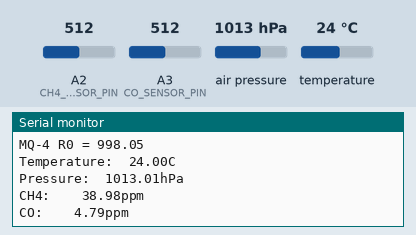
This sketch was run on a simulated Arduino Nano, built with avr-gcc and run on an emulated ATmega328P. Shown: the last lines printed to the serial monitor. Wiring (inferred from the names in the program): BMP180 pressure sensor at I2C address 0x77. The test bench sets the inputs (shaded band); at power-on: air pressure 1013 hPa, A2 (CH4_SENSOR_PIN) = 512, A3 (CO_SENSOR_PIN) = 512, temperature 24 °C.

Above: at 3.2 s.
3.3 s: air pressure set to 952 hPa
5.2 s: A2 (CH4_SENSOR_PIN) set to 716
At 6.0 s:
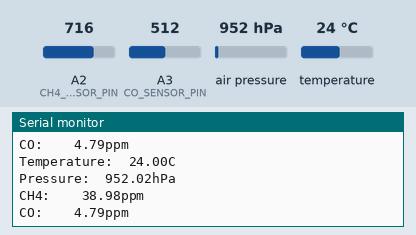
7.1 s: A3 (CO_SENSOR_PIN) set to 716
At 8.8 s:
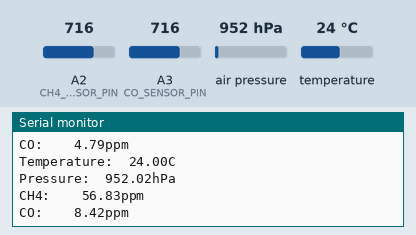
9.0 s: temperature set to 12 °C
10.9 s: A2 (CH4_SENSOR_PIN) set to 992
At 12.4 s:
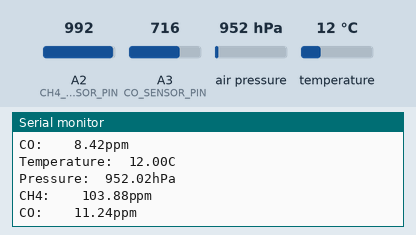
12.8 s: A3 (CO_SENSOR_PIN) set to 992
At 15.4 s:
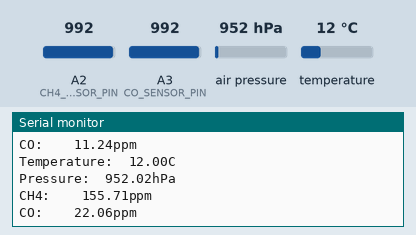
Timing chart, 0 to 15.7 s (numbered marks = the images above; inputs shaded):
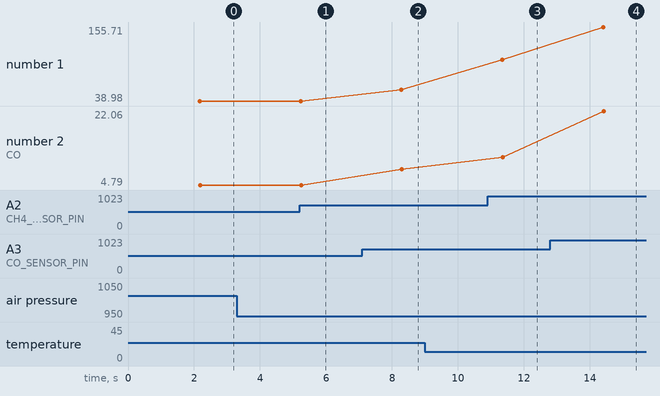

Measured:
- after the input at 7.1 s, the serial monitor: prints a new line after 1.2 s (image 2)
- after the input at 10.9 s, the serial monitor: prints a new line after 0.44 s (image 3)
- after the input at 12.8 s, the serial monitor: prints a new line after 1.6 s (image 4)
- plotted number 1: 56.83 → 103.88 after the input at 10.9 s
- plotted number 2: 4.79 → 8.42 after the input at 7.1 s, 11.24 → 22.06 after the input at 12.8 s

The sketch:

data_transmitter.ino
```cpp
#include <Wire.h>
#include <SoftwareSerial.h>
#include <math.h>

//////////////////////////////////////////////////
// GENERAL PURPOSE DECLARATIONS AND DEFINITIONS //
//////////////////////////////////////////////////
#define SIZEOF_SHORT 2
#define SIZEOF_LONG 4

// powers of two
// these macros are defined so we replace repetitive calls to pow(2, x), which take a lot of time
#define TWO_POW_2 4
#define TWO_POW_4 16
#define TWO_POW_8 256
#define TWO_POW_11 2048
#define TWO_POW_12 4096
#define TWO_POW_13 8192
#define TWO_POW_15 32768
#define TWO_POW_16 65536

////////////////////////////////////////////////////
// MQ-4/MQ-7 RELATED DECLARATIONS AND DEFINITIONS //
////////////////////////////////////////////////////

#define CO_TYPE 7
#define CH4_TYPE 4

#define CH4_SENSOR_PIN A2
#define CO_SENSOR_PIN A3

#define RL 1000                                                       // Ohm; Load resistance on the MQ breakout boards

#define convert_to_voltage(value) ((float) (value * 5.0 / 1023.0))    // converts an integer between 0 and 1023 into a double between 0 and 5

#define MAX_READING_HISTORY 10                                        // used for setting how many previous readings should be recorded

/**
 * @brief Data structure for MQ breakout boards
 */
typedef struct MQ
{
  uint8_t pin;                                                        // the pin the board is connected to
  uint8_t type;                                                       // type of sensor installed on board; 7 - CO, 4 - CH4
  float r0;                                                           // sensor resistance in clean air
  float coef_a;                                                       // used in calculations of real ppm
  float coef_b;                                                       // used in calculation of real ppm
  uint16_t prev_readings[MAX_READING_HISTORY];                        // stores the previous readings
  uint8_t prev_reading_index;                                         // index of latest entry in array
  bool initial_sequence_done;                                         // if the previous reading array is not filled yet, we must ignore the 0's inside when averaging
} MQ;

// Variables for each used sensor
MQ co, ch4;

/**
 * @brief Calculates the value of the resistance in clean air.
 * This function is called when the node is powered up.
 * It assumes that the sensor is in clean air.
 * If not in clean air, or the values look weird,
 * reset the Arduino using the on-board button
 *
 * @param sensor the sensor structure
 * @param clean_air_ratio RS/R0 in clean air, according to the datasheet
 * @return double the value of r0
 **/
double get_r0(const MQ sensor, const uint8_t clean_air_ratio)
{
  uint16_t raw_value = analogRead(sensor.pin);                          // read the raw data from the sensor
  float voltage = convert_to_voltage(raw_value);                        // convert the read value to a voltage
  float r0 = (((5.0 * RL) / voltage) - RL) / clean_air_ratio;           // derived from the voltage divider formula; clean_air_ration only needed here
  return r0;
}

/**
 * @brief Initializes the MQ structure.
 */
void init_mq(MQ* sensor, const uint8_t pin, const uint8_t type, const float coef_a, const float coef_b)
{
  sensor->pin = pin;
  sensor->type = type;
  sensor->coef_a = coef_a;
  sensor->coef_b = coef_b;

  if (type == CO_TYPE)
  {
    sensor->r0 = get_r0(*sensor, 10);
  }
  else
  {
    sensor->r0 = get_r0(*sensor, 1);
  }

  for (uint8_t i = 0; i < MAX_READING_HISTORY; i++)
  {
    sensor->prev_readings[i] = 0;
  }

  sensor->prev_reading_index = 0;
  sensor->initial_sequence_done = false;
}

/**
 * @brief Calculates and returns the actual ppm value for the specified sensor.
 * Not used because it is subject to transient errors,
 * but it is still good to have it around
 */
double get_ppm(const MQ sensor)
{
  uint16_t raw_value = analogRead(sensor.pin);                          // read the raw data from the sensor
  float voltage = convert_to_voltage(raw_value);                        // convert the read value to a voltage
  float rs = ((5.0 * RL) / voltage) - RL;                               // derived from the voltage divider formula
  float ratio = rs / sensor.r0;                                         // calculate the resistance ratio
  return sensor.coef_a * pow(ratio, sensor.coef_b);                     // plug the ratio in the exponential function with set coefficients
}

/**
 * @brief Calculates and returns the averaged ppm value for the last MAX_READING_HISTORY readings.
 * Much like get_ppm(), but it also uses the previous readings' array,
 * and it also averages the values found there
 *
 * By using get_averaged_ppm we get more stable values
 */
double get_averaged_ppm(MQ* sensor)
{
  uint16_t crt_reading = analogRead(sensor->pin);

  sensor->prev_readings[sensor->prev_reading_index++] = crt_reading;
  if (sensor->prev_reading_index == MAX_READING_HISTORY)
  {
    sensor->initial_sequence_done = true;
  }
  sensor->prev_reading_index %= MAX_READING_HISTORY;

  float reading_average = 0;
  for (uint8_t i = 0; i < MAX_READING_HISTORY; i++)
  {
    reading_average += sensor->prev_readings[i];
  }
  reading_average /= (sensor->initial_sequence_done ? MAX_READING_HISTORY : sensor->prev_reading_index);

  // convert the reading average to a ppm value
  float voltage = convert_to_voltage(reading_average);
  float rs = ((5.0 * RL) / voltage) - RL;
  float ratio = rs / sensor->r0;
  return sensor->coef_a * pow(ratio, sensor->coef_b);
}

/////////////////////////////////////////////////
// BMP180 RELATED DECLARATIONS AND DEFINITIONS //
/////////////////////////////////////////////////

// BMP180 specific macros
#define BMP180_I2C_ADDR 0x77
#define BMP180_COMMAND_REGISTER_ADDRESS 0xF4
#define BMP180_STATUS_REGISTER_ADDRESS 0xF6
#define BMP180_COMMAND_TEMPERATURE 0x2E
// 0x34 + (oss << 6), where oss = [0, 3]
#define BMP180_COMMAND_PRESSURE0 0x34
#define BMP180_COMMAND_PRESSURE1 0x74
#define BMP180_COMMAND_PRESSURE2 0xB4
#define BMP180_COMMAND_PRESSURE3 0xF4

// variables for calibration data of the BMP180
int16_t ac1, ac2, ac3, b1, b2, mb, mc, md;
uint16_t ac4, ac5, ac6;

/**
 * @brief Reads bytes from the specified register address of the BMP180 module
 * using I2C. The value read will be stored at the address pointed
 * by the second parameter.
 *
 * @param start_addr the source address
 * @param values the destination address
 * @param len number of bytes
 * @return int 0 if ok, -1 if error
 */
int read_bytes(const byte start_addr, byte* values, const size_t len)
{
  // send the address of the register you wish to read from
  Wire.beginTransmission(BMP180_I2C_ADDR);
  Wire.write(start_addr);
  int _error = Wire.endTransmission();

  if (_error == 0)
  {
    Wire.requestFrom(BMP180_I2C_ADDR, len);

    // wait for data to be available
    while (Wire.available() < len);
    // read the bytes
    for (size_t i = 0; i < len; i++)
    {
      values[i] = Wire.read();
    }
    return 0;
  }

  return -1;
}

/**
 * @brief Wrapper of read_bytes() for reading short values from the BMP180 module.
 *
 * @param start_addr the source address
 * @param value the destination address - pointer to a short variable
 * represented as int16_t
 * @return int 0 if ok, -1 if error
 */
int read_short(const byte start_addr, int16_t* value)
{
  byte byte_value[SIZEOF_SHORT];
  int _error = read_bytes(start_addr, byte_value, SIZEOF_SHORT);

  if (_error == -1)
  {
    return -1;
  }
  else
  {
    *value = (int16_t) (byte_value[0] << 8 | byte_value[1]);
    return 0;
  }
}

/**
 * @brief Wrapper of read_bytes() for reading unsigned short values from the BMP180 module.
 *
 * @param start_addr the source address
 * @param value the destination address - pointer to an unsigned short variable
 * represented as uint16_t
 * @return int 0 if ok, -1 if error
 */
int read_ushort(const byte start_addr, uint16_t* value)
{
  byte byte_value[SIZEOF_SHORT];
  int _error = read_bytes(start_addr, byte_value, SIZEOF_SHORT);

  if (_error == -1)
  {
    return -1;
  }
  else
  {
    // swaps bytes
    *value = ((uint16_t) byte_value[0] << 8 | (uint16_t) byte_value[1]);
    return 0;
  }
}

/**
 * @brief Wrapper of read_bytes() for reading long values
 * from the BMP180 module.
 *
 * @param start_addr the source address
 * @param value the destination address - pointer to a long variable
 * represented as int32_t
 * @return int 0 if ok, -1 if error
 */
int read_long(const byte start_addr, uint32_t* value) // !!
{
  byte byte_value[SIZEOF_LONG];
  int _error = read_bytes(start_addr, byte_value, SIZEOF_LONG);

  if (_error == -1)
  {
    return -1;
  }
  else
  {
    *value = 0;
    for (size_t i = 0; i < 4; i++)
    {
      *value = *value | (int32_t) byte_value[i] << (8 * (SIZEOF_LONG - i - 1));
    }
    return 0;
  }
}

/**
 * @brief Wrapper of read_bytes() for reading unsigned long values
 * from the BMP180 module.
 *
 * @param start_addr the source address
 * @param value the destination address - pointer to an unsigned long variable
 * represented as uint32_t
 * @return int 0 if ok, -1 if error
 */
int read_ulong(const byte start_addr, uint32_t* value)
{
  byte byte_value[SIZEOF_LONG];
  int _error = read_bytes(start_addr, byte_value, SIZEOF_LONG);

  if (_error == -1)
  {
    return -1;
  }
  else
  {
    *value = 0;
    for (size_t i = 0; i < 4; i++)
    {
      *value = *value | (uint32_t) byte_value[i] << (8 * (SIZEOF_LONG - i - 1));
    }
    return 0;
  }
}

/**
 * @brief Writes bytes to the specified register address of the BMP180 module
 * using I2C. The value to be written will be taken from the address pointed
 * by the second parameter.
 *
 * @param start_addr the destination address
 * @param values the source address
 * @param len number of bytes
 * @return int 0 if ok, -1 if error
 */
int write_bytes(const byte start_addr, const byte* value, const size_t len)
{
  Wire.beginTransmission(BMP180_I2C_ADDR);
  Wire.write(&start_addr, 1);
  Wire.write(value, len);
  int _error = Wire.endTransmission();
  if (_error == 0)
  {
    return 0;
  }

  return -1;
}

/**
 * @brief Reads all the calibration constants needed
 * for temperature and pressure calculation from the ROM of the BMP180.
 *
 * @return int 0 if all reads were successful, -1 if not
 */
int read_calibration_data()
{
  if (read_short(0xAA, &ac1) == -1 ||
      read_short(0xAC, &ac2) == -1 ||
      read_short(0xAE, &ac3) == -1 ||
      read_ushort(0xB0, &ac4) == -1 ||
      read_ushort(0xB2, &ac5) == -1 ||
      read_ushort(0xB4, &ac6) == -1 ||
      read_short(0xB6, &b1) == -1 ||
      read_short(0xB8, &b2) == -1 ||
      read_short(0xBA, &mb) == -1 ||
      read_short(0xBC, &mc) == -1 ||
      read_short(0xBE, &md) == -1
  )
  {
    // failed to read constants
    return -1;
  }

  return 0;

}

/**
 * @brief Reads the raw temperature reading from the BMP180.
 *
 * @return int32_t 0 if all the operations were successful,
 * and we have a raw temperature reading, -1 if not
 */
int32_t read_uncompensated_temperature_value()
{
  int32_t ut;
  byte byte_to_send = 0x2E;

  int _error = write_bytes(BMP180_COMMAND_REGISTER_ADDRESS, &byte_to_send, 1);

  if (_error == -1)
  {
    return -1;
  }

  delay(5);

  byte received_bytes[2];
  _error = read_bytes(BMP180_STATUS_REGISTER_ADDRESS, received_bytes, 2);

  if (_error == -1)
  {
    return -1;
  }

  ut = 0;
  ut = (uint32_t)received_bytes[0] << 8 | (uint32_t)received_bytes[1];

  return ut;
}

/**
 * @brief Reads the raw temperature reading from the BMP180.
 * Must be called after read_uncompensated_temperature_value()
 *
 * @param oss Oversampling setting for pressure reading.
 * Refer to the datasheet of the module.
 * @return int32_t 0 if all the operations were successful,
 * and we have a raw pressure reading, -1 if not
 */
int32_t read_uncompensated_pressure_value(uint8_t oss)
{
  int32_t up = 0;
  byte byte_to_send;
  uint8_t delay_period;
  switch (oss)
  {
    case 0:
    {
      byte_to_send = BMP180_COMMAND_PRESSURE0;
      delay_period = 5;
      break;
    }
    case 1:
    {
      byte_to_send = BMP180_COMMAND_PRESSURE1;
      delay_period = 8;
      break;
    }
    case 2:
    {
      byte_to_send = BMP180_COMMAND_PRESSURE2;
      delay_period = 14;
      break;
    }
    case 3:
    {
      byte_to_send = BMP180_COMMAND_PRESSURE3;
      delay_period = 26;
      break;
    }
    default:
    {
      return -1;
    }
  }

  int _error = write_bytes(BMP180_COMMAND_REGISTER_ADDRESS, &byte_to_send, 1);
  delay(delay_period);

  if (_error == -1)
  {
    return -1;
  }

  byte received_bytes[3];
  _error = read_bytes(BMP180_STATUS_REGISTER_ADDRESS, received_bytes, 3);

  if (_error == -1)
  {
    return -1;
  }
  up = ((uint32_t)received_bytes[0] << 16 | (uint32_t)received_bytes[1] << 8 | (uint32_t)received_bytes[2]) >> (8 - oss);
  return up;
}

/**
 * @brief Computes the true temperature value
 * based on a raw temperature reading.
 * Must be called after read_uncompensated_*().
 * For the mathematical formulas, refer to the datasheet of the module.
 *
 * @param ut The uncompensated/raw temperature reading
 * @param b5 Pointer to a numerical value needed
 * for both true temperature and true pressure calculation.
 * Because of this, it must be considered a parameter and not a local variable
 * @return int32_t The true temperature in 0.1 degrees C
 */
int32_t calculate_true_temperature(int32_t ut, int32_t* b5)
{
  int32_t x1 = (ut - ac6) * ac5 / TWO_POW_15;
  int32_t x2 = (int32_t)mc * TWO_POW_11 / (x1 + md); // cast the first because it might overflow from its datatype
  *b5 = x1 + x2;
  int32_t t = (*b5 + 8) / TWO_POW_4;
  return t;
}

/**
 * @brief Computes the true temperature value
 * based on a raw temperature reading.
 * Must be called after read_uncompensated_*() and calculate_true_temperature().
 * For the mathematical formulas, refer to the datasheet of the module.
 *
 * @param up The uncompensated/raw pressure reading
 * @param oss Oversampling setting for pressure reading.
 * Refer to the datasheet of the module.
 * @param b5 Numerical value needed
 * for both true temperature and true pressure calculation.
 * Because of this, it must be considered a parameter and not a local variable
 * @return int32_t The true pressure in hPa
 */
int32_t calculate_true_pressure(int32_t up, int32_t oss, int32_t b5)
{
  int32_t b6 = b5 - 4000;
  int32_t x1 = (b2 * ((int64_t)b6 * (int64_t)b6 / TWO_POW_12)) / TWO_POW_11;
  int32_t x2 = ac2 * b6 / TWO_POW_11;
  int32_t x3 = x1 + x2;
  int32_t b3 = ((((uint32_t)ac1 * 4 + (uint32_t)x3) << oss) + 2) / 4; // always cast to unsigned before shifting
  x1 = ac3 * b6 / TWO_POW_13;
  x2 = (b1 * (b6 * b6 / TWO_POW_12)) / TWO_POW_16;
  x3 = ((x1 + x2) + 2) / 4;
  uint32_t b4 = ac4 * (uint32_t)(x3 + 32768) / TWO_POW_15;
  uint32_t b7 = ((uint32_t)up - b3) * ((uint32_t)50000 >> oss);

  int32_t p;
  if (b7 < 0x80000000)
  {
    p = (b7 * 2) / b4;
  }
  else
  {
    p = (b7 / b4) * 2;
  }
  x1 = (p / TWO_POW_8) * (p / TWO_POW_8);
  x1 = (x1 * 3038) / TWO_POW_16;
  x2 = (-7357 * p) / TWO_POW_16;
  p = p + (x1 + x2 + 3791) / TWO_POW_4;
  return p;
}

/**
 * @brief Calls the read_uncompensated_*() and calculate_true_*() functions
 * in the correct order and outputs the temperature and pressure
 * through one single convenient call.
 * Use this to get what you need from the BMP180 sensor.
 *
 * @param p Address where the true pressure will be stored
 * @param t Address where the true temperature will be stored
 * @return int32_t 0 if ok, -1 if error
 */
int32_t get_bmp_values(int32_t* p, int32_t* t)
{
  int32_t ut = read_uncompensated_temperature_value();

  if (ut == -1)
  {
    return -1;
  }

  uint8_t oss = 3;
  int32_t up = read_uncompensated_pressure_value(oss);


  if (up == -1)
  {
    return -1;
  }

  int32_t b5 = 0;
  *t = calculate_true_temperature(ut, &b5);

  *p = calculate_true_pressure(up, oss, b5);

  return 0;
}

////////////////////////////////////////////////
// HC-05 RELATED DECLARATIONS AND DEFINITIONS //
////////////////////////////////////////////////

// Bluetooth Serial interface specific macros
#define BT_SERIAL_TX_PIN 2
#define BT_SERIAL_RX_PIN 3

// Object instantiation for the software-emulated serial interface
SoftwareSerial BTSerial(BT_SERIAL_RX_PIN, BT_SERIAL_TX_PIN);

/**
 * @brief Data structure used for transferring
 * data fetched from the sensors to the HC-05.
 * The sensors will output 4 int32_t values
 * through the use of the previous functions.
 * These values will be transferred to the HC-05 (bluetooth module)
 * as an array of 16 bytes.
 *
 */
typedef union {
  struct {
    int32_t temperature;
    int32_t pressure;
    int32_t ch4_ppm;
    int32_t co_ppm;
  } values;
  byte bin[16];
} payload;

/**
 * @brief Conversion function for the payload.
 * Use this if the receiving Bluetooth device is based on a different endianess
 * than the Arduino Nano. (i.e. Android phones)
 *
 * @param msg Pointer to the union holding the data to be sent
 */
void convert(payload* msg);

void convert(payload* msg)
{
  byte* aux = new byte(16);
  memcpy(aux, msg->bin, (size_t) 16);

  for (int i = 0; i < 4; i++)
  {
    for (int j = 0; j < 4; j++)
    {
      msg->bin[4 * i + j] = aux[4 * i + 3 - j];
    }
  }

  delete(aux);
}

/////////////////////////////////////////////
// ARDUINO IDE FRAMEWORK RELATED FUNCTIONS //
/////////////////////////////////////////////

void setup() {
  Wire.begin();
  Serial.begin(9600);
  Serial.println("Waiting for current stabilization throughout the circuit...");
  delay(2000);
  Serial.println("Initializing HC-05...");
  BTSerial.begin(9600);

  // Init BMP-180
  Serial.println("Initializing BMP-180...");
  if (read_calibration_data() == -1)
  {
    Serial.println("Failed to initialize BMP-180. Please reset.");
    while(1);
  }

  // Init the gas sensors
  Serial.println("Initializing MQ-7...");
  init_mq(&co, CO_SENSOR_PIN, CO_TYPE, 611.082, -2.1048776); // co
  Serial.print("MQ-7 R0 = ");
  Serial.println(co.r0);
  Serial.println("Initializing MQ-4...");
  init_mq(&ch4, CH4_SENSOR_PIN, CH4_TYPE, 38.9835, -1.409119); // ch4
  Serial.print("MQ-4 R0 = ");
  Serial.println(ch4.r0);
}


void loop() {
  int32_t ret_val;
  payload data_to_send;

  // Because the floating point format of Arduino and Android are not always overlapping (experimentally deduced),
  // we use integers for the data transfer, which are converted to floats on destination

  // Get the pressure and temperature values
  ret_val = get_bmp_values(&data_to_send.values.pressure, &data_to_send.values.temperature);

  // Get the gas concentration values
  float ch4_averaged_ppm = get_averaged_ppm(&ch4);
  float co_averaged_ppm = get_averaged_ppm(&co);
  data_to_send.values.ch4_ppm = (int32_t) (ch4_averaged_ppm * 100);
  data_to_send.values.co_ppm = (int32_t) (co_averaged_ppm * 100);

  if (ret_val != -1)
  {
    // For debugging
    Serial.print("Temperature:\t");
    Serial.print((float) data_to_send.values.temperature / 10);
    Serial.print("C\n");
    Serial.print("Pressure:\t");
    Serial.print((float) data_to_send.values.pressure / 100);
    Serial.print("hPa\n");
    Serial.print("CH4:\t\t");
    Serial.print((float) data_to_send.values.ch4_ppm / 100);
    Serial.print("ppm\n");
    Serial.print("CO:\t\t");
    Serial.print((float) data_to_send.values.co_ppm / 100);
    Serial.print("ppm\n");
    Serial.print("\n");

    // If valid numbers were read, convert the data and send it to the HC-05
    convert(&data_to_send);
    BTSerial.write(data_to_send.bin, 16);
  }

  delay(3000);
}
```
